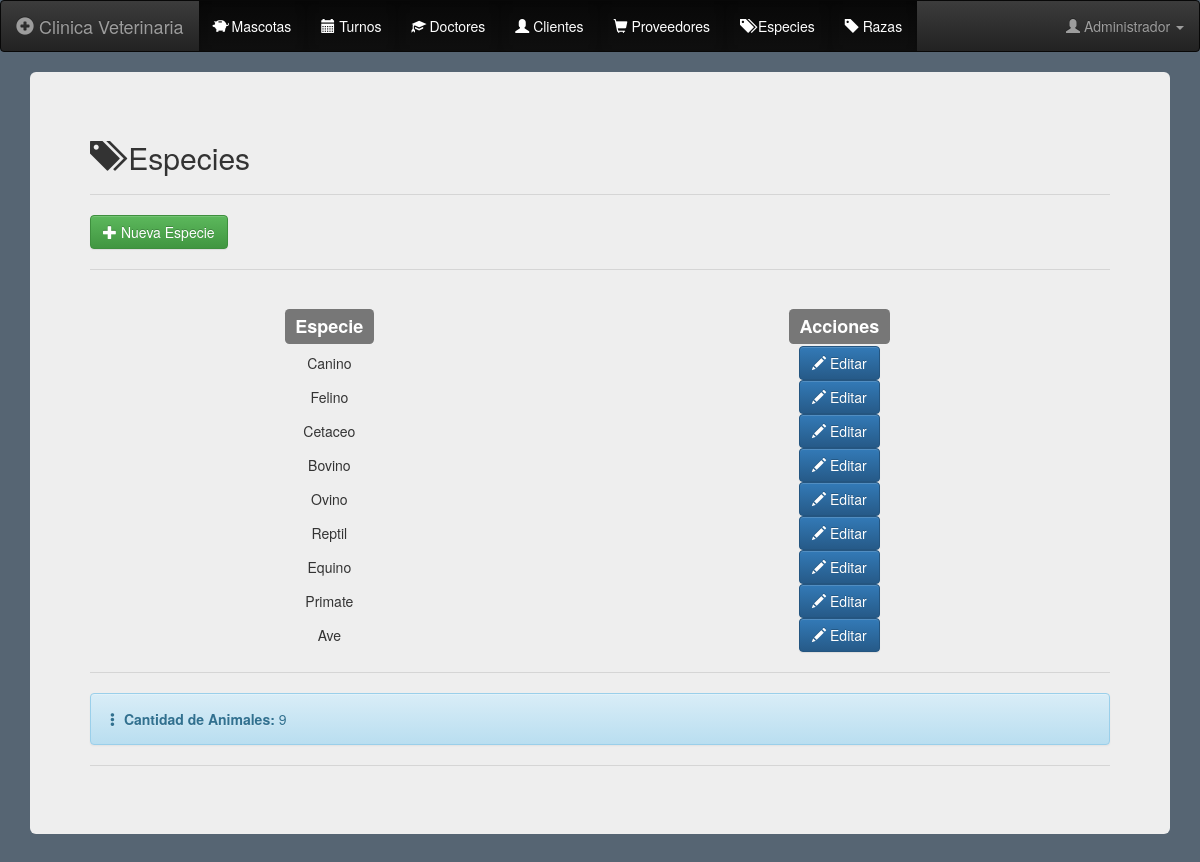
The app's page /especies (signed in) with its own data.
### app/models.py (models this page shows)
class User(db.Model, UserMixin):
    id = db.Column(db.Integer, primary_key=True, autoincrement=True)
    name = db.Column(db.String(150), unique=True)
    user = db.Column(db.String(150), unique=True)
    email = db.Column(db.String(150), unique=True)
    cellphone =db.Column(db.String(10))
    address = db.Column(db.String(200))
    localization = db.Column(db.String(300))
    password = db.Column(db.String(150))
    user_type = db.Column(db.String(150))
    role = db.Column(db.Integer)

class Animal(db.Model, UserMixin):
	id = db.Column(db.Integer, primary_key=True, autoincrement=True)
	specie = db.Column(db.String(200), unique=True)

### app/views.py (the view)
@views.route('/especies')
@login_required
def species():
	animals = Animal.query
	count = Animal.query.count()
	return render_template('especies.html', animals=animals, count=count, user=current_user)

### app/__init__.py (called while the page is built)
def create_app():
	app = Flask(__name__)
	app.config['SECRET_KEY'] = 'veterinaria'
	app.config['SQLALCHEMY_TRACK_MODIFICATIONS'] = True
	app.config['SQLALCHEMY_DATABASE_URI'] = f'sqlite:///{DB_NAME}'
	db.init_app(app)
	from .views import views
	from .auth import auth
	app.register_blueprint(views, url_prefix='/')
	app.register_blueprint(auth, url_prefix='/')
	from .models import User, Pets, Races, Animal
	create_database(app)
	login_manager = LoginManager()
	login_manager.login_view = 'auth.login'
	login_manager.init_app(app)
	@login_manager.user_loader
	def load_user(id):
		return User.query.get(int(id))
	return app

### app/templates/especies.html (shortened to what this page needs)
{% extends "index.html" %}
{% block content %}
  <div class="container-fluid">
    <div class="jumbotron">
      <h2><span class="glyphicon glyphicon-tags" aria-hidden="true"></span> Especies</h2><hr>
      <a href="/nueva-especie"><button class="btn btn-success"><span class="glyphicon glyphicon-plus" aria-hidden="true"></span> Nueva Especie</button></a><hr>
  <table class="display compact" style="width:100%" id="especiesTable">
    <thead>
      <tr>
        <th class='text-nowrap text-center'><h3><span class="label label-default">Especie</span></h3></th>
        <th class='text-nowrap text-center'><h3><span class="label label-default">Acciones</span></h3></th>
      </tr>
    </thead>
    <tbody>
      {% for animal in animals %}
        <tr>
          <td align="center">{{ animal.specie }}</td>
          <td class='text-nowrap' align="center">
              <a href="/edit_especie/{{ animal.id }}" class="btn btn-primary "><span class="glyphicon glyphicon-pencil" aria-hidden="true"></span> Editar</a>
          </td>
        </tr>
      {% endfor %}
    </tbody>
  </table><hr>
  <div class="alert alert-info"><span class="glyphicon glyphicon-option-vertical" aria-hidden="true"></span> <strong>Cantidad de Animales:</strong> {{ count }} </div><hr>
</div>
</div>
{% endblock %}

### app/templates/index.html (shortened to what this page needs)
<!DOCTYPE html>
<html lang="es">
<head>
  <link rel="stylesheet" href="{{ url_for('static', filename='skeleton/css/bootstrap.min.css') }}" >
    <link rel="stylesheet" href="{{ url_for('static', filename='skeleton/css/bootstrap-theme.css') }}" >
    <link rel="stylesheet" href="{{ url_for('static', filename='skeleton/css/bootstrap-theme.min.css') }}" >
    <link rel="stylesheet" href="{{ url_for('static', filename='skeleton/css/scrolling-nav.css') }}" >
    <link rel="stylesheet" href="{{ url_for('static', filename='skeleton/css/index.css') }}" >
    <link rel="stylesheet" href="{{ url_for('static', filename='skeleton/Chart.js/Chart.min.css') }}" >
    <link rel="stylesheet" href="{{ url_for('static', filename='skeleton/Chart.js/Chart.css') }}" >
    <link rel="stylesheet" href="{{ url_for('static', filename='skeleton/css/jquery.dataTables.min.css') }}" >
    <link rel="stylesheet" href="{{ url_for('static', filename='skeleton/dataTables/buttons.dataTables.min.css') }}" >
    <link rel="stylesheet" href="{{ url_for('static', filename='skeleton/css/buttons.dataTables.min.css') }}" >
    <link rel="stylesheet" href="{{ url_for('static', filename='skeleton/css/buttons.bootstrap.min.css') }}" >
    <link rel="stylesheet" href="{{ url_for('static', filename='skeleton/css/jquery.dataTables-1.11.5.min.css') }}" >
    <link rel="stylesheet" href="{{ url_for('static', filename='skeleton/dataTables/fixedColumns.dataTables.min.css') }}" >
</head>
<body style="background-color:  #566573;" onload="nobackbutton();">
<nav class="navbar navbar-inverse">
  <div class="container-fluid">
    <div class="navbar-header">
      {% if user.is_authenticated %}
      <a class="navbar-brand" href="/main"><span class="glyphicon glyphicon-plus-sign" aria-hidden="true"></span> Clinica Veterinaria</a>
      {% else %}
      <a class="navbar-brand" href="/"><span class="glyphicon glyphicon-plus-sign" aria-hidden="true"></span> Clinica Veterinaria</a>
      {% endif %}
    </div>
    <ul class="nav navbar-nav">
      {% if user.is_authenticated %}
      {% if user.name == "Administrador" %}
      <li class="active"><a href="/mascotas"><span class="glyphicon glyphicon-piggy-bank" aria-hidden="true"></span> Mascotas</a></li>
      <li class="active"><a href="/turnos"><span class="glyphicon glyphicon-calendar" aria-hidden="true"></span> Turnos</a></li>
      <li class="active"><a href="/doctores"><span class="glyphicon glyphicon-education" aria-hidden="true"></span> Doctores</a></li>
      <li class="active"><a href="/clientes"><span class="glyphicon glyphicon-user" aria-hidden="true"></span> Clientes</a></li>
      <li class="active"><a href="/proovedores"><span class="glyphicon glyphicon-shopping-cart" aria-hidden="true"></span> Proveedores</a></li>
      <li class="active"><a href="/especies"><span class="glyphicon glyphicon-tags" aria-hidden="true"></span> Especies</a></li>
      <li class="active"><a href="/razas"><span class="glyphicon glyphicon-tag" aria-hidden="true"></span> Razas</a></li>
      {% else%}
      <li class="active"><a href="/mascotas/{{ user.id }}"><span class="glyphicon glyphicon-certificate" aria-hidden="true"></span> Mis Mascotas</a></li>
      <li class="active"><a href="/turnos/{{ user.id }}"><span class="glyphicon glyphicon-calendar" aria-hidden="true"></span> Mis Turnos</a></li>
      {% endif %}
    </ul>
    <ul class="nav navbar-nav navbar-right">
      <li class="dropdown">
        <a class="dropdown-toggle" data-toggle="dropdown" href="#"><span class="glyphicon glyphicon-user" aria-hidden="true"></span> {{ user.name }}
        <span class="caret"></span></a>
      </li>
    </ul>
      {% else %}
      <li class="active"><a href="password"><span class="glyphicon glyphicon-exclamation-sign" aria-hidden="true"></span> Olvidé mi Password</a></li>
      <li><a href="sign-up"><span class="glyphicon glyphicon-flash" aria-hidden="true"></span> Resgistrarse</a></li>
    {% endif %}
  </div>
</nav>
  <div class="container-fluid">
  {% block content %}{% endblock %}
  </div>
</body>
</html>

### records on screen
User: name "Administrador"
Animal: specie "Canino"
Animal: specie "Felino"
Animal: specie "Cetaceo"
Animal: specie "Bovino"
Animal: specie "Ovino"
Animal: specie "Reptil"
Animal: specie "Equino"
Animal: specie "Primate"
Animal: specie "Ave"

### other values on screen
{{ count }} "9"
